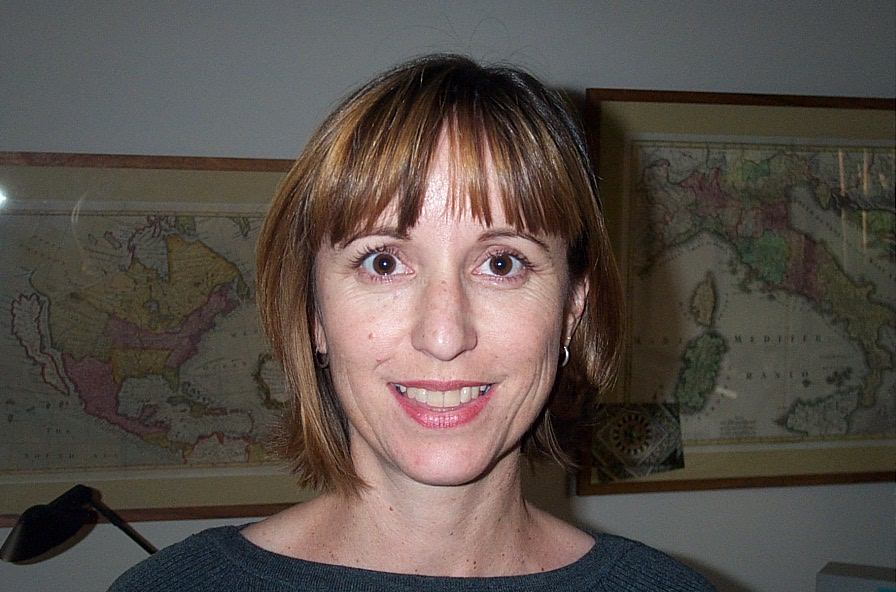
//> input picture Haar_Like/4.jpg, 896 x 592 px
$ ./Haar_Like   (built with g++ and OpenCV 4)
//> lines starting //> are read from the running program, lines starting //| are printed output that depends on the picture; after the words box and inside, x2 and y2 are one past the last pixel; in counts of white or black regions, pixels touching at a corner belong together
#include <iostream>
#include <opencv2/opencv.hpp>
using namespace std;
using namespace cv;
int main() {
	cv::Mat src = cv::imread("4.jpg"); // lena.png 2peop.jpg
//> src is the input picture: 592 rows x 896 cols, CV_8UC3; mean B, G, R 73.7, 79.5, 88.6
	//imshow("src1", src);
	Mat test;
	cvtColor(src, test, COLOR_BGR2GRAY);
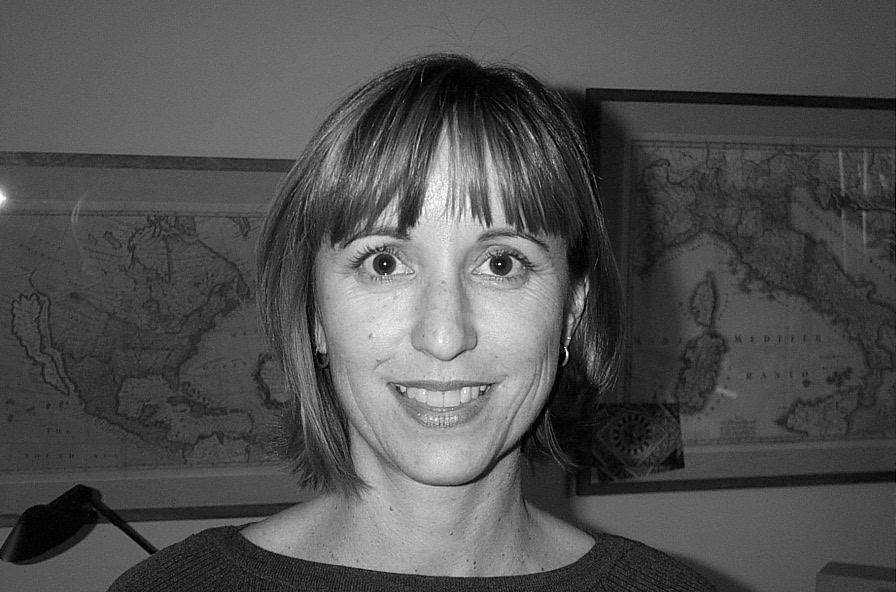
//> test: 592 rows x 896 cols, CV_8UC1; min 0, max 254, mean 81.6
	//imshow("src2", test);
	threshold(test, test, 147, 255,THRESH_BINARY);
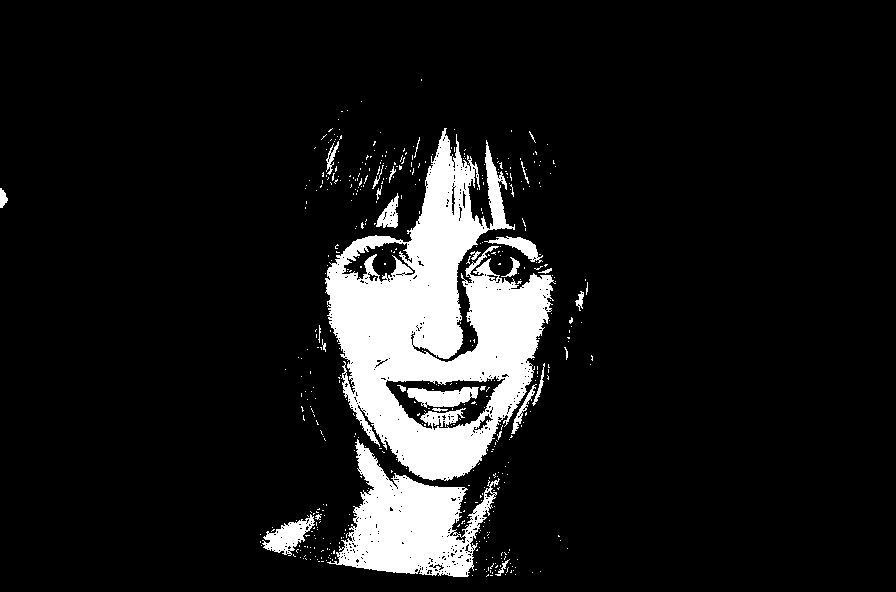
//> test: 592 rows x 896 cols, CV_8UC1; 10.3% white; 476 white regions (448 under 20 px), largest, box (x1, y1, x2, y2) and area: (325, 128, 556, 481) 37966, (327, 439, 500, 577) 11046, (262, 514, 315, 556) 985
	//imshow("threshold", test);
	cv::CascadeClassifier c;
	c.load("haarcascade_frontalface_alt.xml");
	std::vector<cv::Rect> faces;
	c.detectMultiScale(src, faces, 1.1, 2,0| CASCADE_SCALE_IMAGE, cv::Size(30, 30));
//> faces = 1 Rect (x, y, width, height): [285, 148, 318, 318]
	for (int i = 0; i < faces.size(); i++)
	{
		rectangle(src, faces[i], Scalar(0, 255, 0), 1, 8, 0);
		/*Point center(faces[i].x + faces[i].width*0.5, faces[i].y + faces[i].height*0.5);
		ellipse(src, center, Size(faces[i].width*0.5, faces[i].height*0.5), 0, 0, 360, Scalar(255, 0, 255), 2, 8, 0);*/
	}
//> this loop made 1 pass
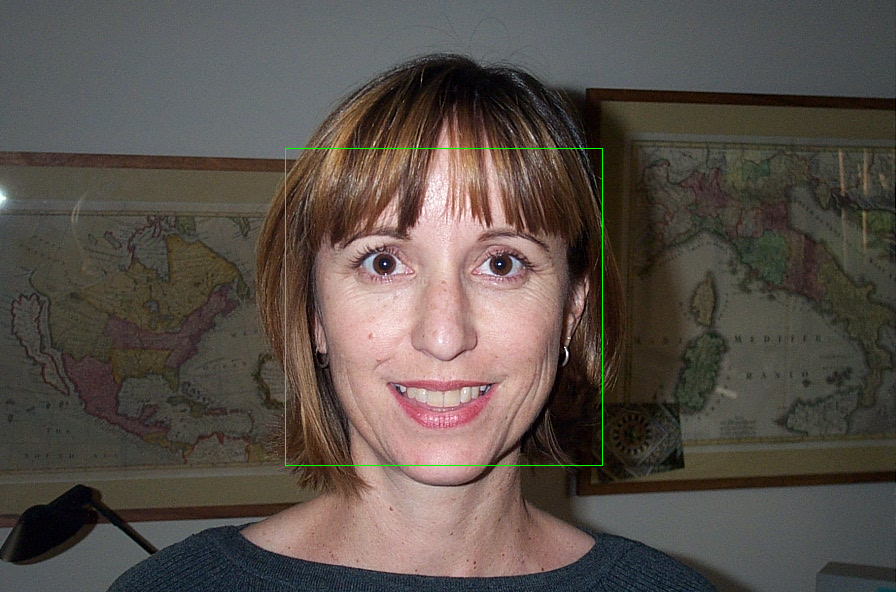
//> src: 592 rows x 896 cols, CV_8UC3; 0.24% of pixels changed, all inside (x1, y1, x2, y2) = (285, 148, 603, 466)
	cv::namedWindow("FaceDetection", 1);
	cv::imshow("FaceDetection", src);
	cv::waitKey(0);
	return 0;
}

$ run again, with Haar_Like/2peop.jpg copied over Haar_Like/4.jpg
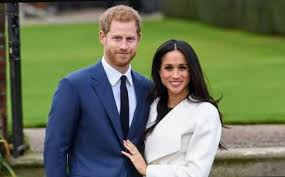
//> input picture Haar_Like/2peop.jpg, 285 x 177 px
//> src is the input picture: 177 rows x 285 cols, CV_8UC3; mean B, G, R 90.1, 115.9, 106.6
//> `threshold(test, test, 147, 255,THRESH_BINARY);`:
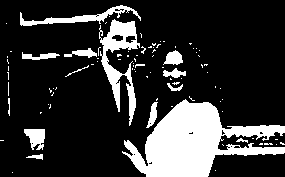
//> test: 177 rows x 285 cols, CV_8UC1; 19.8% white; 90 white regions (75 under 20 px), largest, box (x1, y1, x2, y2) and area: (122, 99, 285, 177) 6169, (99, 19, 140, 126) 1539, (20, 5, 141, 26) 671
//> faces = 2 Rects (x, y, width, height): [102, 22, 44, 44], [154, 52, 43, 43]
//> the loop `for (int i = 0; i < faces.size(); i++)` made 2 passes
//> after the loop `for (int i = 0; i < faces.size(); i++)`:
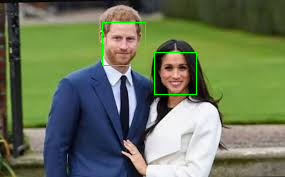
//> src: 177 rows x 285 cols, CV_8UC3; 0.67% of pixels changed, all inside (x1, y1, x2, y2) = (102, 22, 197, 95)

$ run again, with Haar_Like/1.jpg copied over Haar_Like/4.jpg
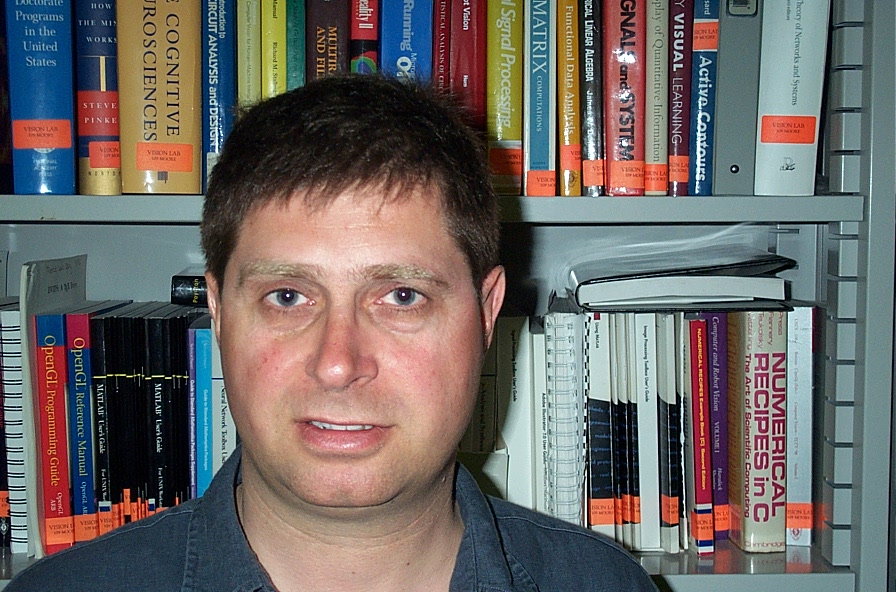
//> input picture Haar_Like/1.jpg, 896 x 592 px
//> src is the input picture: 592 rows x 896 cols, CV_8UC3; mean B, G, R 100.9, 103.4, 108.7
//> `threshold(test, test, 147, 255,THRESH_BINARY);`:
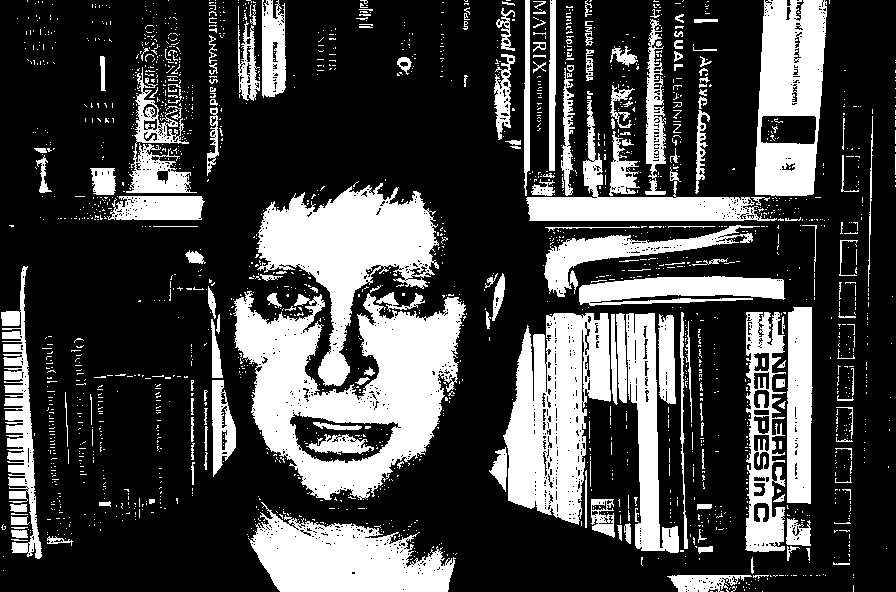
//> test: 592 rows x 896 cols, CV_8UC1; 27.8% white; 1990 white regions (1794 under 20 px), largest, box (x1, y1, x2, y2) and area: (233, 291, 466, 500) 23881, (256, 183, 439, 386) 15026, (503, 313, 611, 525) 14444
//> faces = 2 Rects (x, y, width, height): [545, 348, 44, 44], [189, 179, 309, 309]
//> the loop `for (int i = 0; i < faces.size(); i++)` made 2 passes
//> after the loop `for (int i = 0; i < faces.size(); i++)`:
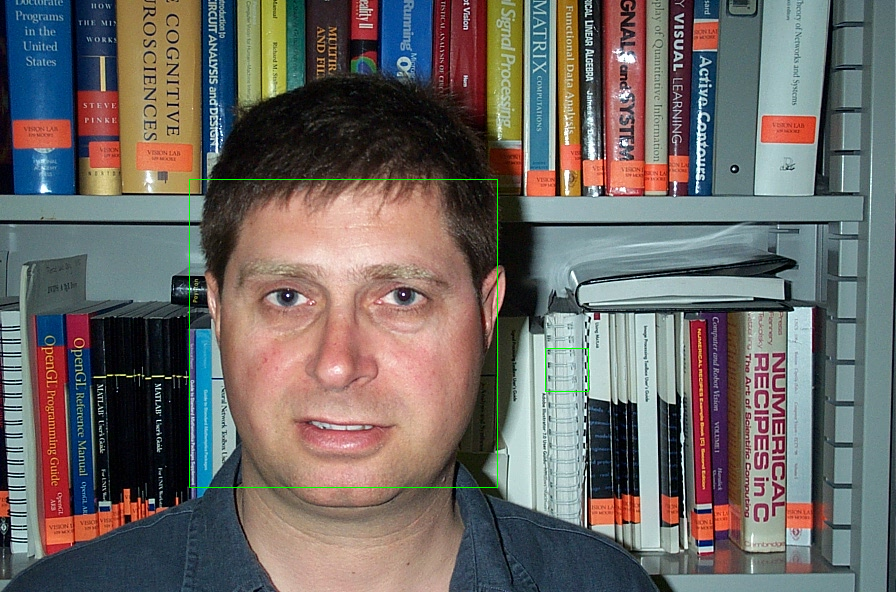
//> src: 592 rows x 896 cols, CV_8UC3; 0.26% of pixels changed, all inside (x1, y1, x2, y2) = (189, 179, 589, 488)

$ run again, with Haar_Like/2.jpg copied over Haar_Like/4.jpg
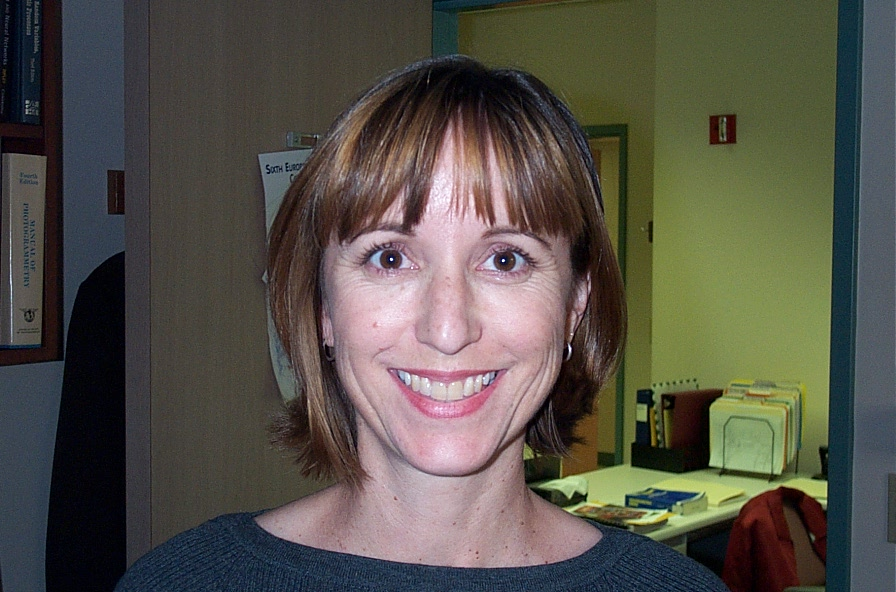
//> input picture Haar_Like/2.jpg, 896 x 592 px
//> src is the input picture: 592 rows x 896 cols, CV_8UC3; mean B, G, R 72.8, 81.9, 85.5
//> `threshold(test, test, 147, 255,THRESH_BINARY);`:
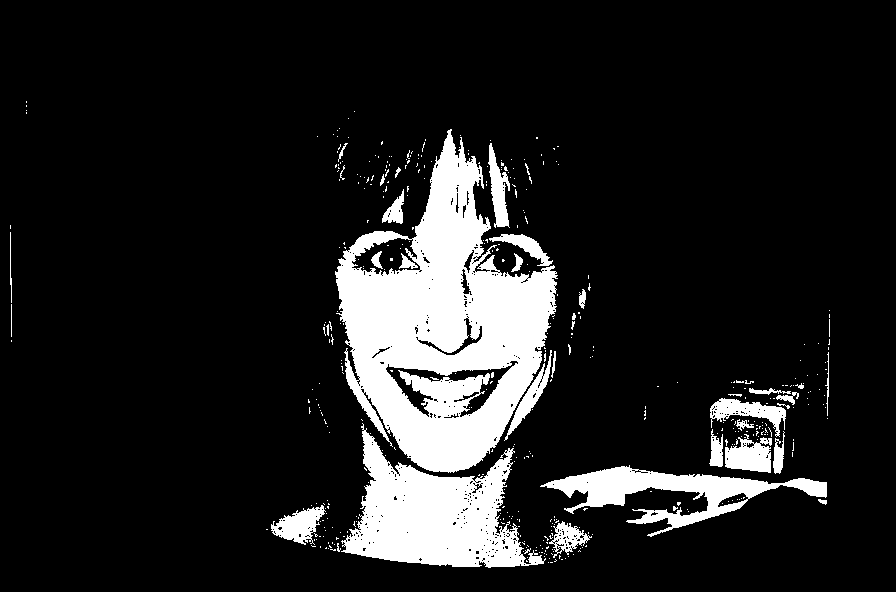
//> test: 592 rows x 896 cols, CV_8UC1; 13.1% white; 430 white regions (395 under 20 px), largest, box (x1, y1, x2, y2) and area: (335, 129, 558, 473) 38406, (341, 423, 546, 568) 14409, (540, 465, 827, 537) 6512
//> faces = 1 Rect (x, y, width, height): [295, 141, 311, 311]
//> the loop `for (int i = 0; i < faces.size(); i++)` made 1 pass
//> after the loop `for (int i = 0; i < faces.size(); i++)`:
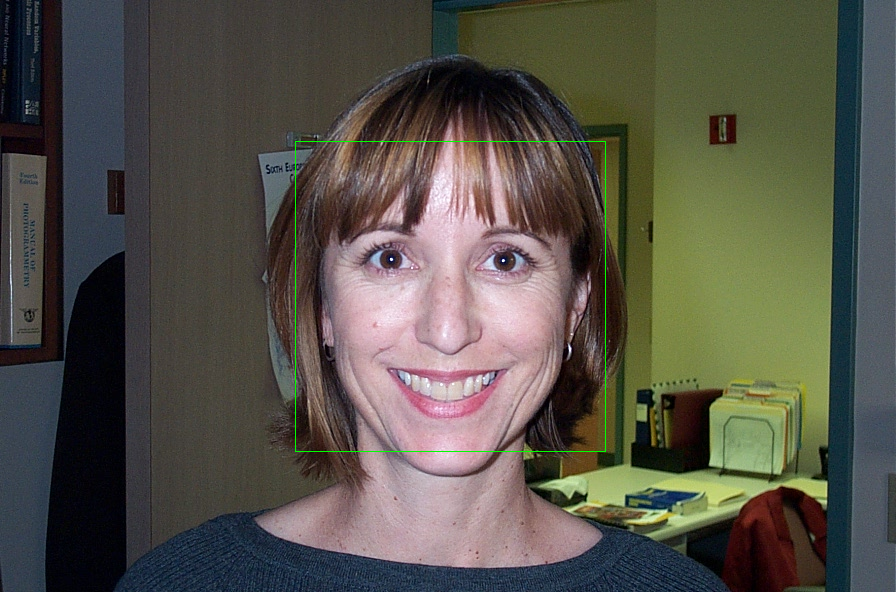
//> src: 592 rows x 896 cols, CV_8UC3; 0.23% of pixels changed, all inside (x1, y1, x2, y2) = (295, 141, 606, 452)
